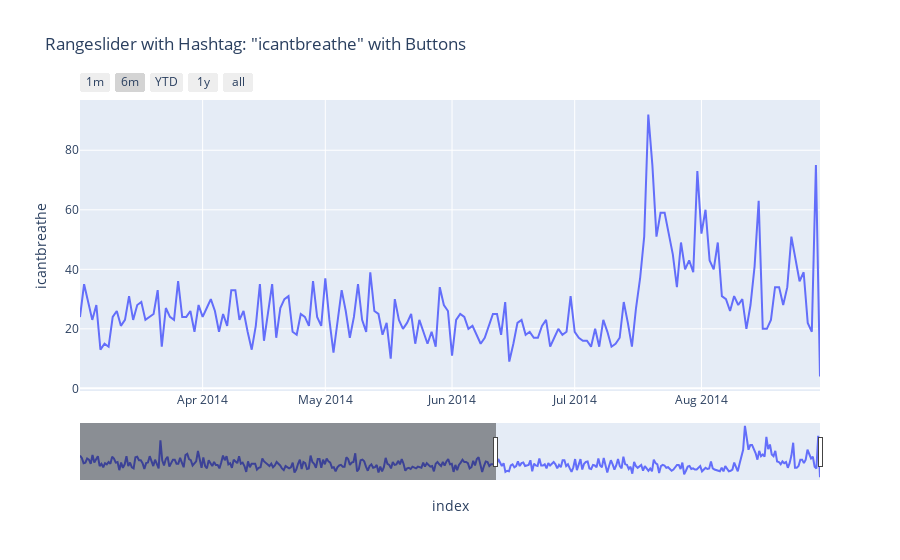

Here is the notebook cell this chart was saved with:
### Code cell
fig = px.line(dfForMillion, y='icantbreathe', title='Rangeslider with Hashtag: "icantbreathe" with Buttons')

fig.update_xaxes(
    rangeslider_visible=True,
    rangeselector=dict(
        buttons=list([
            dict(count=1, label="1m", step="month", stepmode="backward"),
            dict(count=6, label="6m", step="month", stepmode="backward"),
            dict(count=1, label="YTD", step="year", stepmode="todate"),
            dict(count=1, label="1y", step="year", stepmode="backward"),
            dict(step="all")
        ])
    )
)
fig.show()

### Figure 1 — Plotly figure (JSON) as saved in the notebook; plotly's stock layout.template omitted (floating-point values rounded to 4 significant figures; data arrays with more than 128 entries replaced by an {"elided": "..."} marker saying what was removed)
{"data": [{"hovertemplate": "index=%{x}<br>icantbreathe=%{y}<extra></extra>", "legendgroup": "", "line": {"color": "#636efa", "dash": "solid"}, "marker": {"symbol": "circle"}, "mode": "lines", "name": "", "orientation": "v", "showlegend": false, "type": "scatter", "x": {"elided": "415 str values"}, "xaxis": "x", "y": {"elided": "415 int values"}, "yaxis": "y"}], "layout": {"autosize": true, "legend": {"tracegroupgap": 0}, "title": {"text": "Rangeslider with Hashtag: \"icantbreathe\" with Buttons"}, "xaxis": {"anchor": "y", "autorange": false, "domain": [0, 1], "range": ["2014-03-02", "2014-08-30"], "rangeselector": {"buttons": [{"count": 1, "label": "1m", "step": "month", "stepmode": "backward"}, {"count": 6, "label": "6m", "step": "month", "stepmode": "backward"}, {"count": 1, "label": "YTD", "step": "year", "stepmode": "todate"}, {"count": 1, "label": "1y", "step": "year", "stepmode": "backward"}, {"step": "all"}]}, "rangeslider": {"autorange": true, "range": ["2013-07-12", "2014-08-30"], "visible": true, "yaxis": {"_template": null, "rangemode": "match"}}, "title": {"text": "index"}, "type": "date"}, "yaxis": {"anchor": "x", "autorange": true, "domain": [0, 1], "range": [-0.8889, 96.89], "title": {"text": "icantbreathe"}, "type": "linear"}}}
